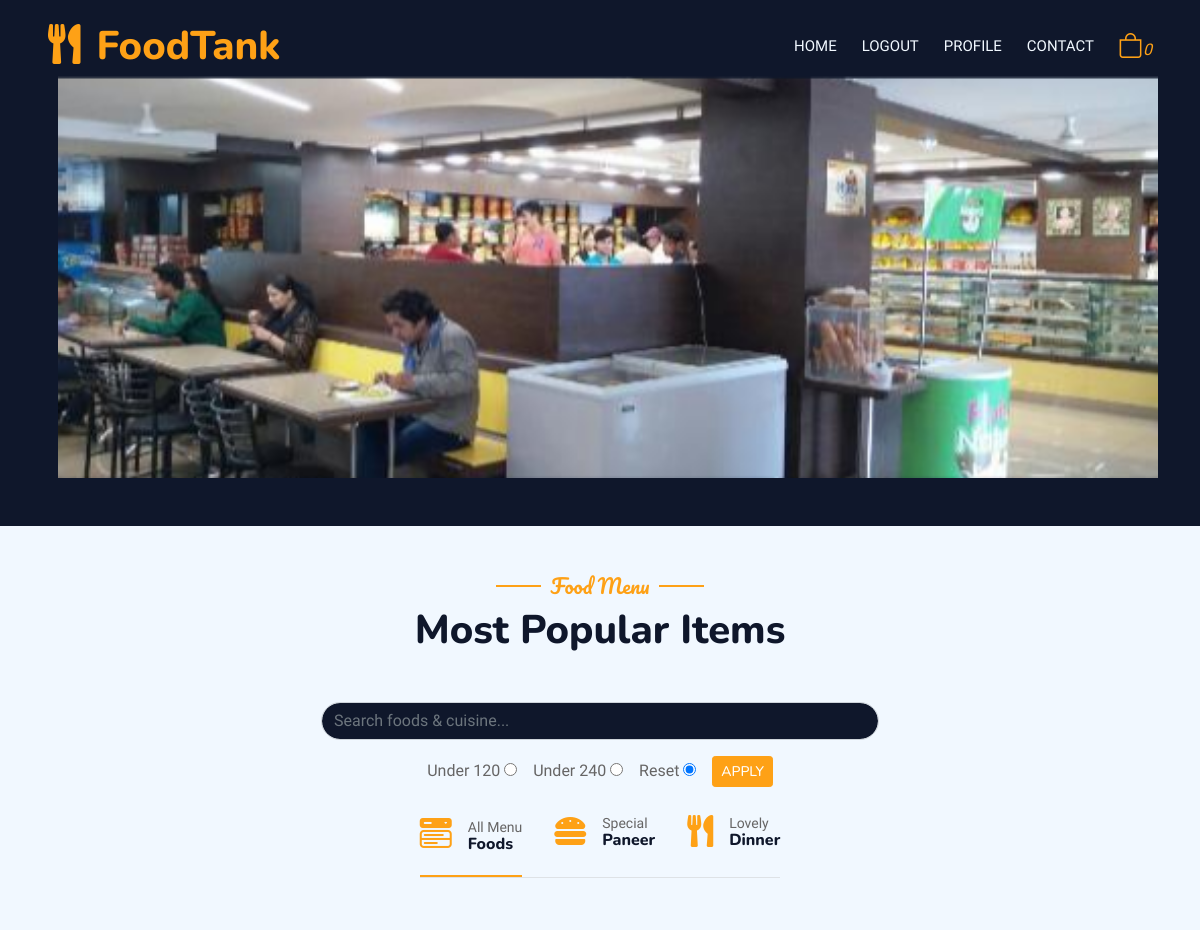
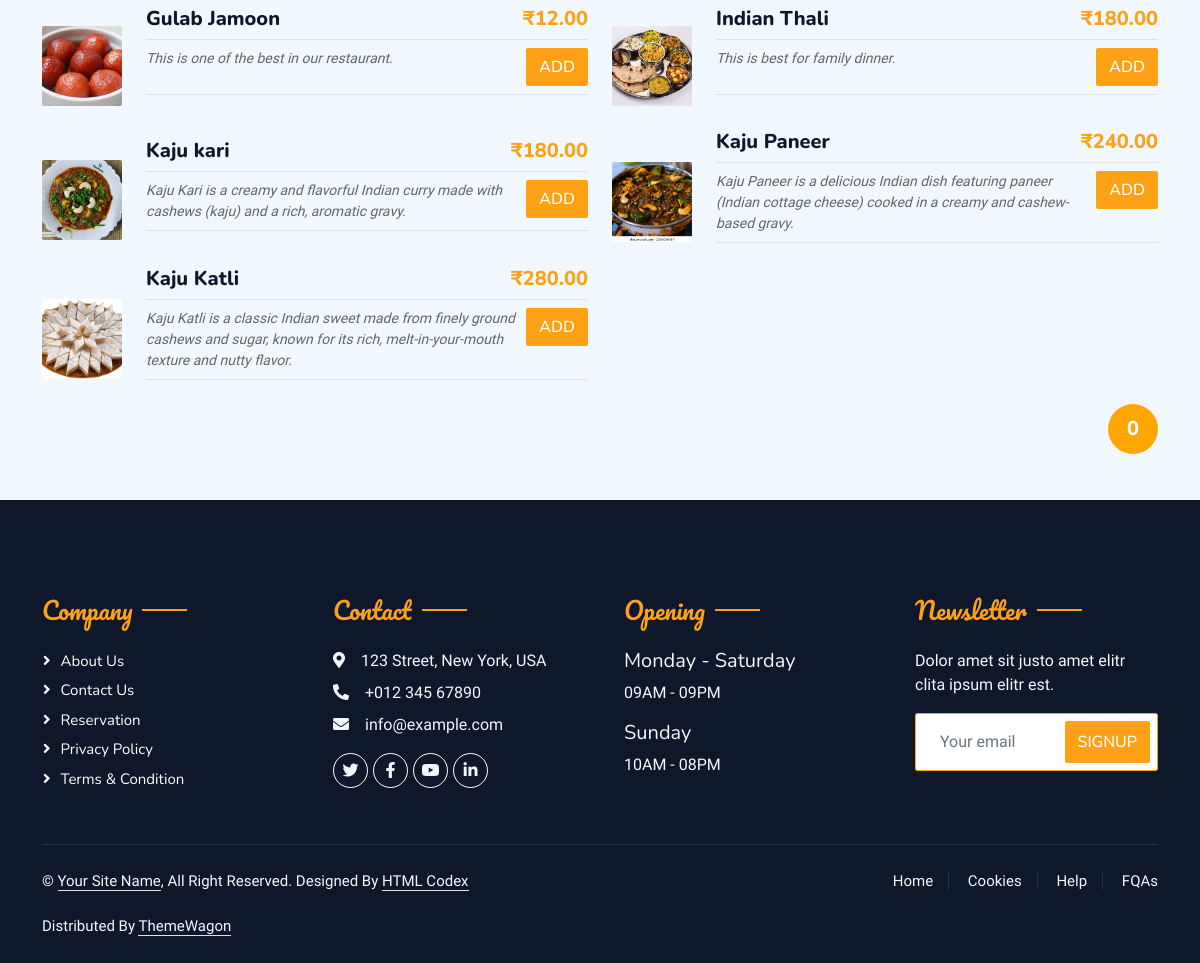
The app's page /foodprovider/restaurant_info/1 (signed in) with its own data (2 pictures, top to bottom).
### restaurant/models.py (models this page shows, shortened)
class Restaurant(models.Model):
    user = models.ForeignKey(User, on_delete=models.CASCADE,
                    limit_choices_to={'user_type': 'Foodprovider'})  # ForeignKey to User
    name = models.CharField(max_length=255)
    city = models.CharField(max_length=255)
    address = models.TextField()
    mobile = models.CharField(max_length=15)
    desc = models.TextField(blank=True, null=True)
    is_verified = models.BooleanField(default=False)
    veg_or_nonveg = models.CharField(max_length=255, choices=VEG_OR_NONVEG_CHOICES)
    no_of_chefs = models.PositiveIntegerField()
    start_date = models.DateField(blank=True, null=True)
    img1 = models.ImageField(upload_to='restaurant_images/', null=True, blank=True)
    img2 = models.ImageField(upload_to='restaurant_images/', null=True, blank=True)
    img3 = models.ImageField(upload_to='restaurant_images/', null=True, blank=True)
    img4 = models.ImageField(upload_to='restaurant_images/', null=True, blank=True)

### menu/models.py (models this page shows, shortened)
class Menu(models.Model):
    restaurant = models.ForeignKey(Restaurant, on_delete=models.CASCADE)  # ForeignKey to Restaurant
    name = models.CharField(max_length=255)
    description = models.TextField()
    type = models.CharField(max_length=255)
    price = models.DecimalField(max_digits=10, decimal_places=2)
    available = models.BooleanField(blank=True, default=True, null=True)
    cuisine = models.CharField(max_length=255, blank=True)
    img1 = models.ImageField(upload_to='menu_images/', null=True, blank=True)

### restaurant/views.py (the view)
# urls.py: path("restaurant_info/<int:id>", views.restaurantInfo, name="restaurant_info"),
def restaurantInfo(request, id):
    if not request.user.is_authenticated:
        return redirect("/login/")
    try:
        if request.method == "GET":
            food = request.GET.get('search-food-cuisine')
            price = request.GET.get('price')
            ftype = request.GET.get('ftype')
            restId = Restaurant.objects.get(id=id)
            if food:
                restIdMenus = Menu.objects.filter(restaurant=restId, name__icontains=food)
                if not restIdMenus:
                    restIdMenus = Menu.objects.filter(restaurant=restId, cuisine__icontains=food)
            elif price:
                restIdMenus = Menu.objects.filter(restaurant=restId, price__lte=price)
            elif ftype:
                restIdMenus = Menu.objects.filter(restaurant=restId, type__icontains=ftype)
            else:
                restIdMenus = Menu.objects.filter(restaurant=restId)
            context = {
                'restId': restId,
                'restIdMenus': restIdMenus
            }
    except:
        restId = Restaurant.objects.get(id=id)
        restIdMenus = Menu.objects.filter(restaurant=restId)
    restaurant = Restaurant.objects.get(id=id)
    context = {
        'price' : price,
        'restId': restId,
        'restIdMenus': restIdMenus,
        'restaurant':restaurant
    }
    return render(request, 'foodprovider/restaurant_info.html', context)

### templates/foodprovider/restaurant_info.html (shortened to what this page needs)
{% extends '../base.html' %}
{% block content %}
{% load static %}
{% load sweetify %}
<div class="container-xxl position-relative p-0">
    {% include '../navbar.html' %}
    <div class="container-xxl py-5 bg-dark">
        <div class="container">
            <div id="carouselExampleSlidesOnly" class="carousel slide" data-bs-ride="carousel">
                <div class="carousel-inner">
                    <div class="carousel-item active w-100 mx-3">
                        <img src="{{restaurant.img1.url}}" class="w-100" alt="image">
                    </div>
                </div>
            </div>
        </div>
    </div>
</div>
<div class="container-xxl py-5">
    <div class="container">
        <div class="text-center wow fadeInUp" data-wow-delay="0.1s">
            <h5 class="section-title ff-secondary text-center text-primary fw-normal">Food Menu</h5>
            <h1 class="mb-5">Most Popular Items</h1>
            <form method="get">
                <div class="custom-search-bar">
                    <input type="text" class="form-control rounded-pill bg-dark text-white" name="search-food-cuisine"
                        placeholder="Search foods & cuisine...">
                </div>
            </form>
            <div class="d-flex justify-content-center my-3">
                <form method="get">
                    <label for="under">Under 120</label>
                    <input type="radio" name="price" value="120" id="under" {% if price %}{% if price == '120' %}checked{% endif %}{% endif %}>
                    <span>&nbsp;&nbsp;</span>
                    <label for="above">Under 240</label>
                    <input type="radio" name="price" value="240" id="above" {% if price %}{% if price == '240' %}checked{% endif %}{% endif %}>
                    <span>&nbsp;&nbsp;</span>
                    <label for="reset">Reset</label>
                    <input type="radio" name="price" value="" id="reset" {% if not price %}checked{% endif %}>
                    <span>&nbsp;&nbsp;</span>
                    <input type="submit" class="btn btn-primary btn-sm" value="apply">
                </form>
            </div>
        </div>
        <div class="tab-class text-center wow fadeInUp my-4" data-wow-delay="0.1s">
            <ul class="nav nav-pills d-inline-flex justify-content-center border-bottom mb-5">
                <li class="nav-item">
                    <a class="d-flex align-items-center text-start mx-3 ms-0 pb-3 active" data-bs-toggle="pill"
                        href="#tab-1">
                        <i class="bi bi-menu-button-wide-fill fa-2x text-primary"></i>
                        <div class="ps-3">
                            <small class="text-body">All Menu</small>
                            <h6 class="mt-n1 mb-0">Foods</h6>
                        </div>
                    </a>
                </li>
                <li class="nav-item">
                    <a class="d-flex align-items-center text-start mx-3 pb-3" data-bs-toggle="pill" href="#tab-2">
                        <i class="fa fa-hamburger fa-2x text-primary"></i>
                        <div class="ps-3">
                            <small class="text-body">Special</small>
                            <h6 class="mt-n1 mb-0">Paneer</h6>
                        </div>
                    </a>
                </li>
                <li class="nav-item">
                    <a class="d-flex align-items-center text-start mx-3 me-0 pb-3" data-bs-toggle="pill" href="#tab-3">
                        <i class="fa fa-utensils fa-2x text-primary"></i>
                        <div class="ps-3">
                            <small class="text-body">Lovely</small>
                            <h6 class="mt-n1 mb-0">Dinner</h6>
                        </div>
                    </a>
                </li>
            </ul>
            <div class="tab-content">
                <div id="tab-1" class="tab-pane fade show p-0 active">
                    <div class="row g-4">
                        {% for menu in restIdMenus %}
                            {% if menu.available %}
                                <div class="col-lg-6">
                                    <div class="d-flex align-items-center inBag">
                                        <img class="flex-shrink-0 img-fluid rounded" src="{{menu.img1.url}}" alt=""
                                            style="width: 80px; height: 80px;">
                                        <div class="w-100 d-flex flex-column text-start ps-4">
                                            <h5 class="d-flex justify-content-between border-bottom pb-2">
                                                <span>{{menu.name}}</span>
                                                <span class="text-primary">₹{{menu.price}}</span>
                                            </h5>
                                            <div class="d-flex justify-content-between border-bottom pb-2">
                                                <small class="fst-italic">{{menu.description}}</small>&nbsp;&nbsp;
                                                <span class="text-primary"><a class="btn btn-primary addToBag"
                                                        href="/bag/add-to-bag/{{menu.id}}"
                                                        data-menu-id="{{menu.id}}">Add</a></span>
                                            </div>
                                        </div>
                                    </div>
                                </div>
                            {% endif %}
                        {% endfor %}
                    </div>
                </div>
            </div>
        </div>
        <div class="circle-container">
            <div class="circle" id="circle">
                <h5 id="itemCount">0</h5>
            </div>
        </div>
    </div>
</div>
{% endblock content %}

### static/css/style.css (style rules this page uses)
:root { --primary: #FEA116; --light: #F1F8FF; --dark: #0F172B; }
.ff-secondary { font-family: 'Pacifico', cursive; }
.btn { font-family: 'Nunito', sans-serif; font-weight: 500; text-transform: uppercase; transition: .5s; }
.btn.btn-primary, .btn.btn-secondary { color: #FFFFFF; }
.section-title { position: relative; display: inline-block; }
.section-title::before { position: absolute; content: ""; width: 45px; height: 2px; top: 50%; left: -55px; margin-top: -1px; background: var(--primary); }
.section-title::after { position: absolute; content: ""; width: 45px; height: 2px; top: 50%; right: -55px; margin-top: -1px; background: var(--primary); }
.nav-pills .nav-item .active { border-bottom: 2px solid var(--primary); }

### static/css/myStyle.css (style rules this page uses)
img { height: 400px; margin-top: 30px; object-fit: cover; }
.circle-container { float: right; }
.circle { width: 50px; height: 50px; border-radius: 50%; background-color: rgb(255, 166, 0); display: flex; justify-content: center; align-items: center; cursor: pointer; }
#itemCount { margin: 0; color: #fff; }

### templates/base.html (style rules this page uses)
.custom-search-bar { width: 50%; margin: auto; }

### records on screen
Restaurant: img1 (picture)
Menu: img1 (picture), name "Gulab Jamoon", price "12.00", description "This is one of the best in our restaurant."
Menu: img1 (picture), name "Indian Thali", price "180.00", description "This is best for family dinner."
Menu: img1 (picture), name "Kaju kari", price "180.00", description "Kaju Kari is a creamy and flavorful Indian curry made with cashews (kaju) and a rich, aromatic gravy."
Menu: img1 (picture), name "Kaju Paneer", price "240.00", description "Kaju Paneer is a delicious Indian dish featuring paneer (Indian cottage cheese) cooked in a creamy and cashew-based gravy."
Menu: img1 (picture), name "Kaju Katli", price "280.00", description "Kaju Katli is a classic Indian sweet made from finely ground cashews and sugar, known for its rich, melt-in-your-mouth texture and nutty flavor."
